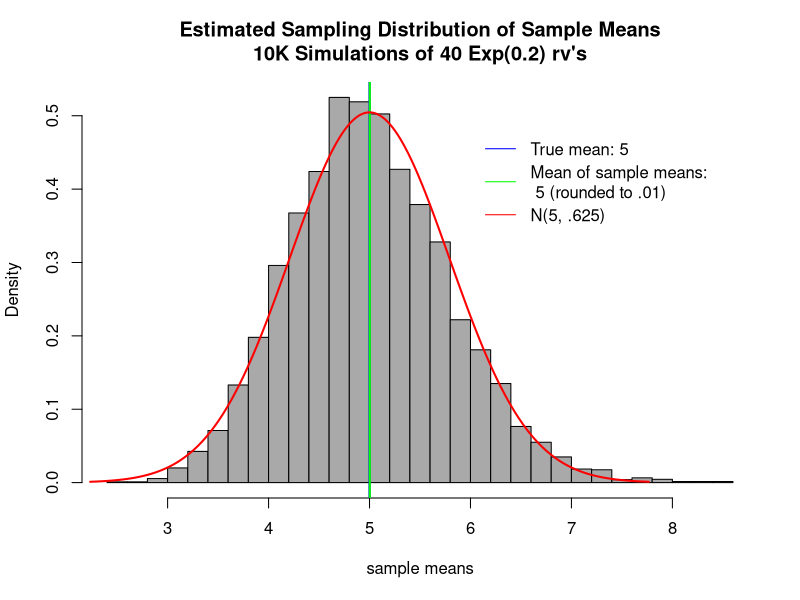

This figure's R source:
## ---- chunk 1
set.seed(1)
sims <- 10000 #trials
n <- 40 #samples per trial
lambda <- 0.2
data <- matrix(rexp(sims * n, lambda), sims)
sample_means <- apply(data, 1, mean)
true_mean <- 1/lambda
estimated_mean <- mean(sample_means)
true_sd <- 1/(lambda * sqrt(n))
estimated_sd <- sd(sample_means)
## ---- chunk 2
true_mean
estimated_mean
true_sd^2
estimated_sd^2
## ---- chunk 3
hist(sample_means, freq = F, col = colors()[82], breaks = 30, xlab = "sample means", main = "Estimated Sampling Distribution of Sample Means\n10K Simulations of 40 Exp(0.2) rv's")
abline(v = true_mean, col = "blue", lwd = 2)
abline(v = estimated_mean, col = "green", lwd = 2)
str1 <- paste(c("Mean of sample means:\n", as.character(round(estimated_mean,2)), "(rounded to .01)"), collapse = " ")
legend(6,.5, bty = "n", lty = "solid", col = c("blue", "green", "red"), legend = c("True mean: 5", str1, "N(5, .625)" ))
xvals <- seq(true_mean - 3.5 * true_sd , true_mean + 3.5 * true_sd , length = 250)
yvals <- dnorm(xvals, mean = true_mean, sd = true_sd)
lines(xvals, yvals, lwd = 2, col = "red")
## ---- chunk 4
sample_sds <- apply(data, 1, sd)
CIs_sample_means <- 
  matrix(c(sample_means - qnorm(.975) * sample_sds / sqrt(n), 
           sample_means + qnorm(.975) * sample_sds / sqrt(n)), nrow = sims) 
res <- apply(CIs_sample_means, 1, function(x) 5 >= x[1] & 5 <= x[2] )
p <- length(res[res == T])/sims * 100 #percent coverage for all trials
p
